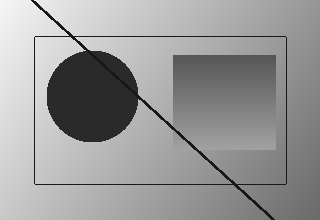
#> input picture sample_images/sample-gradient.png, 320 x 220 px
$ python demo_all_features.py
#> lines starting #> are read from the running program, lines starting #| are printed output that depends on the picture
### src/compression_platform/compression.py
from __future__ import annotations

from dataclasses import dataclass
from pathlib import Path
from uuid import uuid4

import numpy as np
from PIL import Image


DEFAULT_RANKS = (5, 15, 30, 60)
MAX_PROCESSING_SIDE = 360


@dataclass(frozen=True, slots=True)
class CompressionVariant:
    rank: int
    filename: str
    retained_values: int
    storage_percent: float
    compression_ratio: float
    mean_absolute_error: float
    rmse: float
    quality_score: float
    retained_energy_percent: float
    preview_matrix: list[list[int]]

    def to_dict(self) -> dict[str, object]:
        return {
            "rank": self.rank,
            "filename": self.filename,
            "retained_values": self.retained_values,
            "storage_percent": self.storage_percent,
            "compression_ratio": self.compression_ratio,
            "mean_absolute_error": self.mean_absolute_error,
            "rmse": self.rmse,
            "quality_score": self.quality_score,
            "retained_energy_percent": self.retained_energy_percent,
            "preview_matrix": self.preview_matrix,
        }


@dataclass(frozen=True, slots=True)
class CompressionResult:
    original_width: int
    original_height: int
    processed_width: int
    processed_height: int
    original_values: int
    max_rank: int
    singular_values: list[float]
    energy_curve: list[dict[str, float]]
    variants: list[CompressionVariant]

    @property
    def default_variant(self) -> CompressionVariant:
        return self.variants[min(1, len(self.variants) - 1)]

    def to_dict(self) -> dict[str, object]:
        return {
            "method": "SVD image compression",
            "formula": "A_k = U_k * Sigma_k * V_k^T",
            "original_width": self.original_width,
            "original_height": self.original_height,
            "processed_width": self.processed_width,
            "processed_height": self.processed_height,
            "original_values": self.original_values,
            "max_rank": self.max_rank,
            "singular_values": self.singular_values,
            "energy_curve": self.energy_curve,
            "variants": [variant.to_dict() for variant in self.variants],
            "default_variant": self.default_variant.to_dict(),
        }


def compress_image(
    image_path: str | Path,
    output_dir: str | Path,
    ranks: tuple[int, ...] = DEFAULT_RANKS,
) -> CompressionResult:
#> called with ranks = (5, 15, 30, 60)
    source = Path(image_path)
    output = Path(output_dir)
    output.mkdir(parents=True, exist_ok=True)

    with Image.open(source) as raw_image:
#> raw_image is the input picture: PIL image 320x220 RGBA; mean R, G, B, A 152.7, 152.7, 152.7, 255
        grayscale = raw_image.convert("L")
        original_width, original_height = grayscale.size
#> original_width = 320; original_height = 220
        grayscale.thumbnail((MAX_PROCESSING_SIDE, MAX_PROCESSING_SIDE), Image.Resampling.LANCZOS)
        processed_width, processed_height = grayscale.size
#> processed_width = 320; processed_height = 220
        matrix = np.asarray(grayscale, dtype=np.float64)

    u, singular_values, vt = np.linalg.svd(matrix, full_matrices=False)
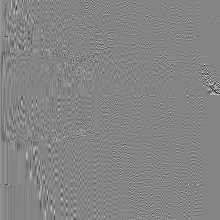
#> u: shape (220, 220) float64; min -0.688, max 0.626, mean 0.000238; drawn with min black and max white
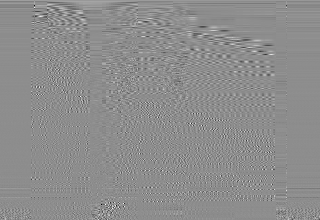
#> vt: shape (220, 320) float64; min -0.629, max 0.505, mean 0.000286; drawn with min black and max white
#> singular_values = 220 values, max 41767.5 at index 0, min 1.27 at index 219, mean 473.7
    max_rank = int(min(matrix.shape))
#> max_rank = 220
    chosen_ranks = _normalize_ranks(ranks, max_rank)
#> chosen_ranks = [5, 15, 30, 60]
    total_energy = float(np.sum(singular_values**2)) or 1.0
#> total_energy = 1.84e+09

    variants: list[CompressionVariant] = []
    prefix = f"compressed-{uuid4().hex[:8]}"
    for rank in chosen_ranks:
        reconstructed = _reconstruct(u, singular_values, vt, rank)
        clipped = np.clip(reconstructed, 0, 255).astype(np.uint8)
        filename = f"{prefix}-rank-{rank}.png"
        Image.fromarray(clipped, mode="L").save(output / filename)

        retained_values = rank * (processed_height + processed_width + 1)
        storage_percent = (retained_values / matrix.size) * 100
        compression_ratio = max(0.0, 1.0 - retained_values / matrix.size)
        difference = matrix - reconstructed
        mean_absolute_error = float(np.mean(np.abs(difference)))
        rmse = float(np.sqrt(np.mean(difference**2)))
        quality_score = max(0.0, 1.0 - rmse / 255.0)
        retained_energy = float(np.sum(singular_values[:rank] ** 2) / total_energy * 100)

        variants.append(
            CompressionVariant(
                rank=rank,
                filename=filename,
                retained_values=int(retained_values),
                storage_percent=round(storage_percent, 2),
                compression_ratio=round(compression_ratio, 4),
                mean_absolute_error=round(mean_absolute_error, 3),
                rmse=round(rmse, 3),
                quality_score=round(quality_score, 4),
                retained_energy_percent=round(retained_energy, 2),
                preview_matrix=_matrix_preview(clipped),
            )
        )
#> this loop made 4 passes
#> (mean_absolute_error, rmse, quality_score, retained_energy) on passes 1 to 4: (7.01, 17.6, 0.931, 98.82), (4.94, 13.11, 0.949, 99.34), (3.74, 10.42, 0.959, 99.58), (2.58, 6.81, 0.973, 99.82)
#> pass 1, in compress_image, `reconstructed = _reconstruct(u, singular_values, vt, rank)`:
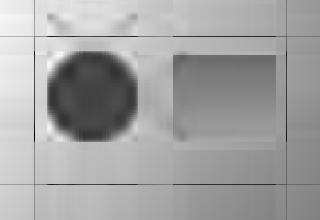
#> reconstructed: shape (220, 320) float64; min -39.7, max 260.3, mean 152.7; drawn with min black and max white
#> pass 1, in compress_image, `clipped = np.clip(reconstructed, 0, 255).astype(np.uint8)`:
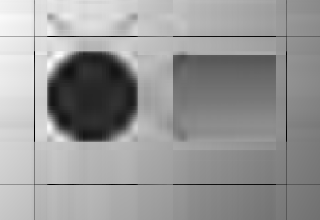
#> clipped: shape (220, 320); min 0, max 255, mean 152.2
#> pass 1, in compress_image, `difference = matrix - reconstructed`:
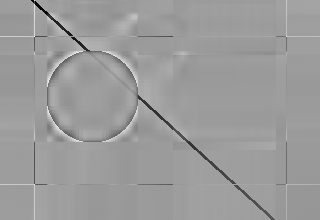
#> difference: shape (220, 320) float64; min -205.7, max 130.8, mean 0; drawn with min black and max white
#> pass 2, in compress_image, `reconstructed = _reconstruct(u, singular_values, vt, rank)`:
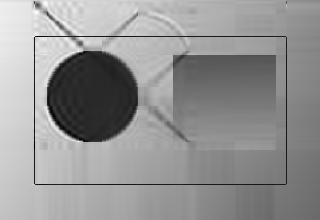
#> reconstructed: shape (220, 320) float64; min -0.935, max 261.8, mean 152.7; drawn with min black and max white
#> after the loop:
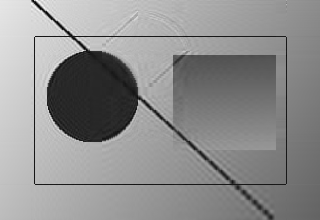
#> reconstructed: shape (220, 320) float64; min -0.692, max 272, mean 152.7; drawn with min black and max white
#> after the loop, variants = 4 items

    return CompressionResult(
        original_width=original_width,
        original_height=original_height,
        processed_width=processed_width,
        processed_height=processed_height,
        original_values=int(matrix.size),
        max_rank=max_rank,
        singular_values=[round(float(value), 3) for value in singular_values[:12]],
        energy_curve=_energy_curve(singular_values, chosen_ranks, total_energy),
        variants=variants,
    )


def _normalize_ranks(ranks: tuple[int, ...], max_rank: int) -> list[int]:
    cleaned = sorted({rank for rank in ranks if 0 < rank <= max_rank})
    if not cleaned:
        cleaned = [max(1, min(max_rank, 10))]
    if max_rank not in cleaned and max_rank <= 80:
        cleaned.append(max_rank)
    return cleaned


def _reconstruct(
    u: np.ndarray,
    singular_values: np.ndarray,
    vt: np.ndarray,
    rank: int,
) -> np.ndarray:
    return (u[:, :rank] * singular_values[:rank]) @ vt[:rank, :]


def _matrix_preview(matrix: np.ndarray, size: int = 8) -> list[list[int]]:
    image = Image.fromarray(matrix.astype(np.uint8), mode="L")
    image = image.resize((size, size), Image.Resampling.BILINEAR)
    small = np.asarray(image, dtype=np.float64)
    return [[round(float(value) / 255.0 * 9) for value in row] for row in small]


def _energy_curve(
    singular_values: np.ndarray,
    ranks: list[int],
    total_energy: float,
) -> list[dict[str, float]]:
#> called with singular_values = array of shape (220,), total_energy = 1.84e+09
    curve: list[dict[str, float]] = []
    for rank in ranks:
        retained = float(np.sum(singular_values[:rank] ** 2) / total_energy * 100)
        curve.append({"rank": rank, "retained_energy_percent": round(retained, 2)})
#> this loop made 4 passes
#> retained on passes 1 to 4: 98.82, 99.34, 99.58, 99.82
#> after the loop, curve = 4 items
    return curve

### src/compression_platform/records.py
from __future__ import annotations

from dataclasses import dataclass, field
from datetime import datetime, timezone
import json
from pathlib import Path
from uuid import uuid4


@dataclass(frozen=True, slots=True)
class CompressionRecord:
    id: str
    image_name: str
    result_label: str
    quality_score: float
    variants: list[dict[str, object]]
    features: dict[str, object]
    created_at: str = field(default_factory=lambda: datetime.now(timezone.utc).isoformat())

    @property
    def predicted_label(self) -> str:
        return self.result_label

    @property
    def confidence(self) -> float:
        return self.quality_score

    @property
    def status(self) -> str:
        return "processed"

    def to_dict(self) -> dict[str, object]:
        return {
            "id": self.id,
            "image_name": self.image_name,
            "result_label": self.result_label,
            "quality_score": self.quality_score,
            "variants": self.variants,
            "features": self.features,
            "created_at": self.created_at,
            "status": self.status,
        }

    @classmethod
    def from_dict(cls, data: dict[str, object]) -> CompressionRecord:
        return cls(
            id=str(data["id"]),
            image_name=str(data["image_name"]),
            result_label=str(data.get("result_label", data.get("predicted_label", "Rank unknown"))),
            quality_score=float(data.get("quality_score", data.get("confidence", 0.0))),
            variants=list(data.get("variants", data.get("predictions", []))),
            features=dict(data.get("features", {})),
            created_at=str(data.get("created_at", datetime.now(timezone.utc).isoformat())),
        )


class RecordNotFoundError(ValueError):
    """Raised when a compression record cannot be found."""


class RecordStore:
    def __init__(self, path: str | Path) -> None:
        self.path = Path(path)

    def list_records(self) -> list[CompressionRecord]:
        if not self.path.exists():
            return []

        data = json.loads(self.path.read_text(encoding="utf-8"))
#> (reads data/records.json from the repository)
        return [CompressionRecord.from_dict(item) for item in data.get("records", [])]

    def add_record(self, record: CompressionRecord) -> CompressionRecord:
        records = self.list_records()
        records.append(record)
        self._write(records)
        return record

    def create_record(
        self,
        image_name: str,
        result_label: str,
        quality_score: float,
        variants: list[dict[str, object]],
        features: dict[str, object],
    ) -> CompressionRecord:
        record = CompressionRecord(
            id=uuid4().hex[:8],
            image_name=image_name,
            result_label=result_label,
            quality_score=quality_score,
            variants=variants,
            features=features,
        )
        return self.add_record(record)

    # [5 lines left out: function get_record, not called in this run]

    def summary(self) -> dict[str, object]:
        records = self.list_records()
        total = len(records)
        average_quality = sum(record.quality_score for record in records) / total if total else 0.0

        compression_values = []
        error_values = []
        for record in records:
            default = record.features.get("default_variant", {})
            if isinstance(default, dict):
                compression_values.append(float(default.get("compression_ratio", 0.0)))
                error_values.append(float(default.get("rmse", 0.0)))

        average_compression = sum(compression_values) / total if total and compression_values else 0.0
        average_error = sum(error_values) / total if total and error_values else 0.0

        return {
            "total_records": total,
            "average_quality_score": round(average_quality, 4),
            "average_compression_ratio": round(average_compression, 4),
            "average_error": round(average_error, 3),
            "processed_records": total,
        }

    def _write(self, records: list[CompressionRecord]) -> None:
        self.path.parent.mkdir(parents=True, exist_ok=True)
        payload = {"records": [record.to_dict() for record in records]}
        self.path.write_text(json.dumps(payload, ensure_ascii=False, indent=2), encoding="utf-8")

### src/compression_platform/platform.py
from __future__ import annotations

from pathlib import Path

from .compression import compress_image
from .records import CompressionRecord, RecordStore


class ImageCompressionPlatform:
    def __init__(self, record_path: str | Path, output_dir: str | Path) -> None:
        self.store = RecordStore(record_path)
        self.output_dir = Path(output_dir)

    def analyze_image(self, image_path: str | Path) -> CompressionRecord:
        result = compress_image(image_path, self.output_dir)
        default = result.default_variant
        return self.store.create_record(
            image_name=Path(image_path).name,
            result_label=f"Rank {default.rank}",
            quality_score=default.quality_score,
            variants=[variant.to_dict() for variant in result.variants],
            features=result.to_dict(),
        )

    def history(self) -> list[CompressionRecord]:
        return self.store.list_records()

    def admin_summary(self) -> dict[str, object]:
        return self.store.summary()

    def get_record(self, record_id: str) -> CompressionRecord:
        return self.store.get_record(record_id)

### demo_all_features.py
from pathlib import Path
import sys
import tempfile


ROOT = Path(__file__).resolve().parent
sys.path.insert(0, str(ROOT / "src"))

from compression_platform.platform import ImageCompressionPlatform


def main() -> None:
    with tempfile.TemporaryDirectory() as directory:
        temp = Path(directory)
        platform = ImageCompressionPlatform(temp / "records.json", temp / "uploads")
        record = platform.analyze_image(ROOT / "sample_images" / "sample-gradient.png")
        assert record.result_label.startswith("Rank")
        assert record.features["variants"]
        assert platform.history()
        summary = platform.admin_summary()
#> (the run stopped early here; a loop or call above may not have finished)
